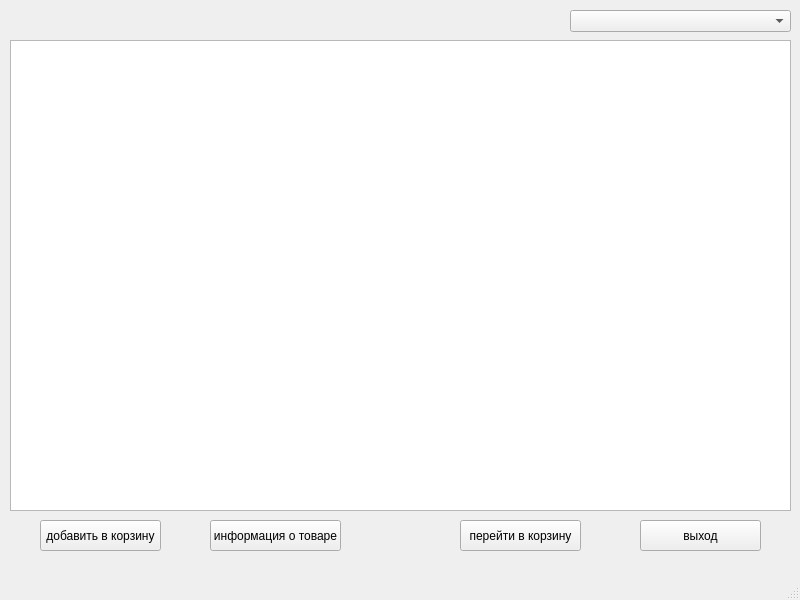
<?xml version="1.0" encoding="UTF-8"?>
<ui version="4.0">
 <class>MainWindow</class>
 <widget class="QMainWindow" name="MainWindow">
  <property name="geometry">
   <rect>
    <x>0</x>
    <y>0</y>
    <width>800</width>
    <height>600</height>
   </rect>
  </property>
  <property name="windowTitle">
   <string>MainWindow</string>
  </property>
  <property name="styleSheet">
   <string notr="true"/>
  </property>
  <widget class="QWidget" name="centralwidget">
   <widget class="QTableWidget" name="tableWidget">
    <property name="geometry">
     <rect>
      <x>10</x>
      <y>40</y>
      <width>781</width>
      <height>471</height>
     </rect>
    </property>
   </widget>
   <widget class="QPushButton" name="addButton">
    <property name="geometry">
     <rect>
      <x>40</x>
      <y>520</y>
      <width>121</width>
      <height>31</height>
     </rect>
    </property>
    <property name="text">
     <string>добавить в корзину</string>
    </property>
   </widget>
   <widget class="QPushButton" name="infoButton">
    <property name="geometry">
     <rect>
      <x>210</x>
      <y>520</y>
      <width>131</width>
      <height>31</height>
     </rect>
    </property>
    <property name="text">
     <string>информация о товаре</string>
    </property>
   </widget>
   <widget class="QPushButton" name="basketButton">
    <property name="geometry">
     <rect>
      <x>460</x>
      <y>520</y>
      <width>121</width>
      <height>31</height>
     </rect>
    </property>
    <property name="text">
     <string>перейти в корзину</string>
    </property>
   </widget>
   <widget class="QPushButton" name="backButton">
    <property name="geometry">
     <rect>
      <x>640</x>
      <y>520</y>
      <width>121</width>
      <height>31</height>
     </rect>
    </property>
    <property name="text">
     <string>выход</string>
    </property>
   </widget>
   <widget class="QComboBox" name="comboBox">
    <property name="geometry">
     <rect>
      <x>570</x>
      <y>10</y>
      <width>221</width>
      <height>22</height>
     </rect>
    </property>
   </widget>
  </widget>
  <widget class="QMenuBar" name="menubar">
   <property name="geometry">
    <rect>
     <x>0</x>
     <y>0</y>
     <width>800</width>
     <height>22</height>
    </rect>
   </property>
  </widget>
  <widget class="QStatusBar" name="statusbar"/>
 </widget>
 <resources/>
 <connections/>
</ui>
